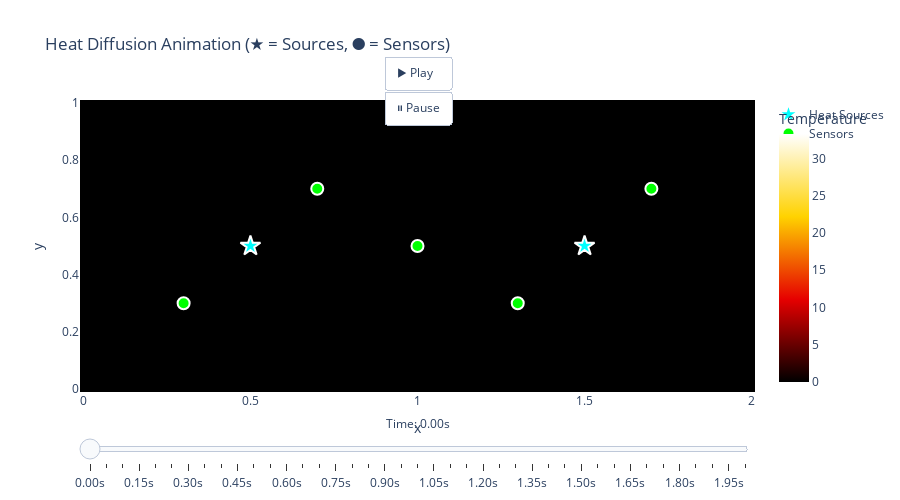

Source (notebook cell):
### Code cell
# Create animated heatmap
x = np.linspace(0, Lx, nx)
y = np.linspace(0, Ly, ny)

# Build frames for animation
frames = []
for i, (t, U) in enumerate(zip(times, Us)):
    frames.append(go.Frame(
        data=[go.Heatmap(
            z=U.T,
            x=x,
            y=y,
            colorscale='Hot',
            zmin=0,
            zmax=Us.max(),
            colorbar=dict(title='Temp')
        )],
        name=str(i)
    ))

# Initial frame
fig = go.Figure(
    data=[go.Heatmap(
        z=Us[0].T,
        x=x,
        y=y,
        colorscale='Hot',
        zmin=0,
        zmax=Us.max(),
        colorbar=dict(title='Temperature')
    )],
    frames=frames
)

# Add source markers
fig.add_trace(go.Scatter(
    x=[s['x'] for s in sources],
    y=[s['y'] for s in sources],
    mode='markers',
    marker=dict(size=15, color='cyan', symbol='star', line=dict(width=2, color='white')),
    name='Heat Sources'
))

# Add sensor markers
fig.add_trace(go.Scatter(
    x=sensors_xy[:, 0],
    y=sensors_xy[:, 1],
    mode='markers',
    marker=dict(size=12, color='lime', symbol='circle', line=dict(width=2, color='white')),
    name='Sensors'
))

# Animation controls
fig.update_layout(
    title='Heat Diffusion Animation (★ = Sources, ● = Sensors)',
    xaxis_title='x',
    yaxis_title='y',
    height=500,
    updatemenus=[dict(
        type='buttons',
        showactive=False,
        y=1.15,
        x=0.5,
        xanchor='center',
        buttons=[
            dict(label='▶ Play',
                 method='animate',
                 args=[None, dict(frame=dict(duration=50, redraw=True),
                                  fromcurrent=True,
                                  mode='immediate')]),
            dict(label='⏸ Pause',
                 method='animate',
                 args=[[None], dict(frame=dict(duration=0, redraw=False),
                                    mode='immediate')])
        ]
    )],
    sliders=[dict(
        active=0,
        yanchor='top',
        xanchor='left',
        currentvalue=dict(prefix='Time: ', visible=True, xanchor='center'),
        steps=[dict(args=[[f.name], dict(mode='immediate', frame=dict(duration=0, redraw=True))],
                    label=f'{times[i]:.2f}s',
                    method='animate') for i, f in enumerate(frames)]
    )]
)

fig.show()

### Figure 1 — Plotly figure (JSON) as saved in the notebook; plotly's stock layout.template omitted (floating-point values rounded to 4 significant figures; data arrays with more than 128 entries replaced by an {"elided": "..."} marker saying what was removed)
{"data": [{"colorbar": {"title": {"text": "Temperature"}}, "colorscale": [[0, "rgb(0,0,0)"], [0.3333, "rgb(230,0,0)"], [0.6667, "rgb(255,210,0)"], [1, "rgb(255,255,255)"]], "type": "heatmap", "x": [0.0, 0.0202, 0.0404, 0.06061, 0.08081, 0.101, 0.1212, 0.1414, 0.1616, 0.1818, 0.202, 0.2222, 0.2424, 0.2626, 0.2828, 0.303, 0.3232, 0.3434, 0.3636, 0.3838, 0.404, 0.4242, 0.4444, 0.4646, 0.4848, 0.5051, 0.5253, 0.5455, 0.5657, 0.5859, 0.6061, 0.6263, 0.6465, 0.6667, 0.6869, 0.7071, 0.7273, 0.7475, 0.7677, 0.7879, 0.8081, 0.8283, 0.8485, 0.8687, 0.8889, 0.9091, 0.9293, 0.9495, 0.9697, 0.9899, 1.01, 1.03, 1.051, 1.071, 1.091, 1.111, 1.131, 1.152, 1.172, 1.192, 1.212, 1.232, 1.253, 1.273, 1.293, 1.313, 1.333, 1.354, 1.374, 1.394, 1.414, 1.434, 1.455, 1.475, 1.495, 1.515, 1.535, 1.556, 1.576, 1.596, 1.616, 1.636, 1.657, 1.677, 1.697, 1.717, 1.737, 1.758, 1.778, 1.798, 1.818, 1.838, 1.859, 1.879, 1.899, 1.919, 1.939, 1.96, 1.98, 2.0], "y": [0.0, 0.02041, 0.04082, 0.06122, 0.08163, 0.102, 0.1224, 0.1429, 0.1633, 0.1837, 0.2041, 0.2245, 0.2449, 0.2653, 0.2857, 0.3061, 0.3265, 0.3469, 0.3673, 0.3878, 0.4082, 0.4286, 0.449, 0.4694, 0.4898, 0.5102, 0.5306, 0.551, 0.5714, 0.5918, 0.6122, 0.6327, 0.6531, 0.6735, 0.6939, 0.7143, 0.7347, 0.7551, 0.7755, 0.7959, 0.8163, 0.8367, 0.8571, 0.8776, 0.898, 0.9184, 0.9388, 0.9592, 0.9796, 1.0], "z": {"elided": "50x100 float values"}, "zmax": 33.29, "zmin": 0}, {"marker": {"color": "cyan", "line": {"color": "white", "width": 2}, "size": 15, "symbol": "star"}, "mode": "markers", "name": "Heat Sources", "type": "scatter", "x": [0.5, 1.5], "y": [0.5, 0.5]}, {"marker": {"color": "lime", "line": {"color": "white", "width": 2}, "size": 12, "symbol": "circle"}, "mode": "markers", "name": "Sensors", "type": "scatter", "x": [0.3, 0.7, 1.0, 1.3, 1.7], "y": [0.3, 0.7, 0.5, 0.3, 0.7]}], "layout": {"height": 500, "sliders": [{"active": 0, "currentvalue": {"prefix": "Time: ", "visible": true, "xanchor": "center"}, "steps": [{"args": [["0"], {"frame": {"duration": 0, "redraw": true}, "mode": "immediate"}], "label": "0.00s", "method": "animate"}, {"args": [["1"], {"frame": {"duration": 0, "redraw": true}, "mode": "immediate"}], "label": "0.05s", "method": "animate"}, {"args": [["2"], {"frame": {"duration": 0, "redraw": true}, "mode": "immediate"}], "label": "0.10s", "method": "animate"}, {"args": [["3"], {"frame": {"duration": 0, "redraw": true}, "mode": "immediate"}], "label": "0.15s", "method": "animate"}, {"args": [["4"], {"frame": {"duration": 0, "redraw": true}, "mode": "immediate"}], "label": "0.20s", "method": "animate"}, {"args": [["5"], {"frame": {"duration": 0, "redraw": true}, "mode": "immediate"}], "label": "0.25s", "method": "animate"}, {"args": [["6"], {"frame": {"duration": 0, "redraw": true}, "mode": "immediate"}], "label": "0.30s", "method": "animate"}, {"args": [["7"], {"frame": {"duration": 0, "redraw": true}, "mode": "immediate"}], "label": "0.35s", "method": "animate"}, {"args": [["8"], {"frame": {"duration": 0, "redraw": true}, "mode": "immediate"}], "label": "0.40s", "method": "animate"}, {"args": [["9"], {"frame": {"duration": 0, "redraw": true}, "mode": "immediate"}], "label": "0.45s", "method": "animate"}, {"args": [["10"], {"frame": {"duration": 0, "redraw": true}, "mode": "immediate"}], "label": "0.50s", "method": "animate"}, {"args": [["11"], {"frame": {"duration": 0, "redraw": true}, "mode": "immediate"}], "label": "0.55s", "method": "animate"}, {"args": [["12"], {"frame": {"duration": 0, "redraw": true}, "mode": "immediate"}], "label": "0.60s", "method": "animate"}, {"args": [["13"], {"frame": {"duration": 0, "redraw": true}, "mode": "immediate"}], "label": "0.65s", "method": "animate"}, {"args": [["14"], {"frame": {"duration": 0, "redraw": true}, "mode": "immediate"}], "label": "0.70s", "method": "animate"}, {"args": [["15"], {"frame": {"duration": 0, "redraw": true}, "mode": "immediate"}], "label": "0.75s", "method": "animate"}, {"args": [["16"], {"frame": {"duration": 0, "redraw": true}, "mode": "immediate"}], "label": "0.80s", "method": "animate"}, {"args": [["17"], {"frame": {"duration": 0, "redraw": true}, "mode": "immediate"}], "label": "0.85s", "method": "animate"}, {"args": [["18"], {"frame": {"duration": 0, "redraw": true}, "mode": "immediate"}], "label": "0.90s", "method": "animate"}, {"args": [["19"], {"frame": {"duration": 0, "redraw": true}, "mode": "immediate"}], "label": "0.95s", "method": "animate"}, {"args": [["20"], {"frame": {"duration": 0, "redraw": true}, "mode": "immediate"}], "label": "1.00s", "method": "animate"}, {"args": [["21"], {"frame": {"duration": 0, "redraw": true}, "mode": "immediate"}], "label": "1.05s", "method": "animate"}, {"args": [["22"], {"frame": {"duration": 0, "redraw": true}, "mode": "immediate"}], "label": "1.10s", "method": "animate"}, {"args": [["23"], {"frame": {"duration": 0, "redraw": true}, "mode": "immediate"}], "label": "1.15s", "method": "animate"}, {"args": [["24"], {"frame": {"duration": 0, "redraw": true}, "mode": "immediate"}], "label": "1.20s", "method": "animate"}, {"args": [["25"], {"frame": {"duration": 0, "redraw": true}, "mode": "immediate"}], "label": "1.25s", "method": "animate"}, {"args": [["26"], {"frame": {"duration": 0, "redraw": true}, "mode": "immediate"}], "label": "1.30s", "method": "animate"}, {"args": [["27"], {"frame": {"duration": 0, "redraw": true}, "mode": "immediate"}], "label": "1.35s", "method": "animate"}, {"args": [["28"], {"frame": {"duration": 0, "redraw": true}, "mode": "immediate"}], "label": "1.40s", "method": "animate"}, {"args": [["29"], {"frame": {"duration": 0, "redraw": true}, "mode": "immediate"}], "label": "1.45s", "method": "animate"}, {"args": [["30"], {"frame": {"duration": 0, "redraw": true}, "mode": "immediate"}], "label": "1.50s", "method": "animate"}, {"args": [["31"], {"frame": {"duration": 0, "redraw": true}, "mode": "immediate"}], "label": "1.55s", "method": "animate"}, {"args": [["32"], {"frame": {"duration": 0, "redraw": true}, "mode": "immediate"}], "label": "1.60s", "method": "animate"}, {"args": [["33"], {"frame": {"duration": 0, "redraw": true}, "mode": "immediate"}], "label": "1.65s", "method": "animate"}, {"args": [["34"], {"frame": {"duration": 0, "redraw": true}, "mode": "immediate"}], "label": "1.70s", "method": "animate"}, {"args": [["35"], {"frame": {"duration": 0, "redraw": true}, "mode": "immediate"}], "label": "1.75s", "method": "animate"}, {"args": [["36"], {"frame": {"duration": 0, "redraw": true}, "mode": "immediate"}], "label": "1.80s", "method": "animate"}, {"args": [["37"], {"frame": {"duration": 0, "redraw": true}, "mode": "immediate"}], "label": "1.85s", "method": "animate"}, {"args": [["38"], {"frame": {"duration": 0, "redraw": true}, "mode": "immediate"}], "label": "1.90s", "method": "animate"}, {"args": [["39"], {"frame": {"duration": 0, "redraw": true}, "mode": "immediate"}], "label": "1.95s", "method": "animate"}, {"args": [["40"], {"frame": {"duration": 0, "redraw": true}, "mode": "immediate"}], "label": "2.00s", "method": "animate"}], "xanchor": "left", "yanchor": "top"}], "title": {"text": "Heat Diffusion Animation (★ = Sources, ● = Sensors)"}, "updatemenus": [{"buttons": [{"args": [null, {"frame": {"duration": 50, "redraw": true}, "fromcurrent": true, "mode": "immediate"}], "label": "▶ Play", "method": "animate"}, {"args": [[null], {"frame": {"duration": 0, "redraw": false}, "mode": "immediate"}], "label": "⏸ Pause", "method": "animate"}], "showactive": false, "type": "buttons", "x": 0.5, "xanchor": "center", "y": 1.15}], "xaxis": {"title": {"text": "x"}}, "yaxis": {"title": {"text": "y"}}}}
